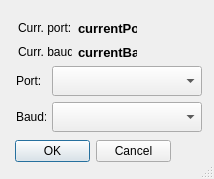
<?xml version="1.0" encoding="UTF-8"?>
<ui version="4.0">
 <class>dialog</class>
 <widget class="QDialog" name="dialog">
  <property name="windowModality">
   <enum>Qt::ApplicationModal</enum>
  </property>
  <property name="geometry">
   <rect>
    <x>0</x>
    <y>0</y>
    <width>214</width>
    <height>179</height>
   </rect>
  </property>
  <property name="minimumSize">
   <size>
    <width>214</width>
    <height>179</height>
   </size>
  </property>
  <property name="maximumSize">
   <size>
    <width>214</width>
    <height>179</height>
   </size>
  </property>
  <property name="windowTitle">
   <string>Dialog</string>
  </property>
  <property name="sizeGripEnabled">
   <bool>true</bool>
  </property>
  <property name="modal">
   <bool>true</bool>
  </property>
  <widget class="QDialogButtonBox" name="buttonBox">
   <property name="geometry">
    <rect>
     <x>15</x>
     <y>140</y>
     <width>156</width>
     <height>23</height>
    </rect>
   </property>
   <property name="minimumSize">
    <size>
     <width>156</width>
     <height>23</height>
    </size>
   </property>
   <property name="maximumSize">
    <size>
     <width>156</width>
     <height>23</height>
    </size>
   </property>
   <property name="standardButtons">
    <set>QDialogButtonBox::Cancel|QDialogButtonBox::Ok</set>
   </property>
  </widget>
  <widget class="QLabel" name="currentPort">
   <property name="geometry">
    <rect>
     <x>78</x>
     <y>19</y>
     <width>59</width>
     <height>18</height>
    </rect>
   </property>
   <property name="minimumSize">
    <size>
     <width>59</width>
     <height>18</height>
    </size>
   </property>
   <property name="maximumSize">
    <size>
     <width>59</width>
     <height>13</height>
    </size>
   </property>
   <property name="font">
    <font>
     <pointsize>10</pointsize>
     <weight>75</weight>
     <bold>true</bold>
    </font>
   </property>
   <property name="text">
    <string>currentPort</string>
   </property>
  </widget>
  <widget class="QLabel" name="label">
   <property name="geometry">
    <rect>
     <x>16</x>
     <y>66</y>
     <width>30</width>
     <height>30</height>
    </rect>
   </property>
   <property name="minimumSize">
    <size>
     <width>30</width>
     <height>30</height>
    </size>
   </property>
   <property name="maximumSize">
    <size>
     <width>30</width>
     <height>20</height>
    </size>
   </property>
   <property name="text">
    <string>Port:</string>
   </property>
  </widget>
  <widget class="QComboBox" name="portBox">
   <property name="geometry">
    <rect>
     <x>52</x>
     <y>66</y>
     <width>150</width>
     <height>30</height>
    </rect>
   </property>
   <property name="sizePolicy">
    <sizepolicy hsizetype="Fixed" vsizetype="Fixed">
     <horstretch>0</horstretch>
     <verstretch>0</verstretch>
    </sizepolicy>
   </property>
   <property name="minimumSize">
    <size>
     <width>150</width>
     <height>30</height>
    </size>
   </property>
   <property name="maximumSize">
    <size>
     <width>141</width>
     <height>20</height>
    </size>
   </property>
  </widget>
  <widget class="QLabel" name="label_2">
   <property name="geometry">
    <rect>
     <x>16</x>
     <y>102</y>
     <width>30</width>
     <height>30</height>
    </rect>
   </property>
   <property name="minimumSize">
    <size>
     <width>30</width>
     <height>30</height>
    </size>
   </property>
   <property name="maximumSize">
    <size>
     <width>30</width>
     <height>20</height>
    </size>
   </property>
   <property name="text">
    <string>Baud:</string>
   </property>
  </widget>
  <widget class="QComboBox" name="baudBox">
   <property name="geometry">
    <rect>
     <x>52</x>
     <y>102</y>
     <width>150</width>
     <height>30</height>
    </rect>
   </property>
   <property name="sizePolicy">
    <sizepolicy hsizetype="Fixed" vsizetype="Fixed">
     <horstretch>0</horstretch>
     <verstretch>0</verstretch>
    </sizepolicy>
   </property>
   <property name="minimumSize">
    <size>
     <width>150</width>
     <height>30</height>
    </size>
   </property>
   <property name="maximumSize">
    <size>
     <width>141</width>
     <height>20</height>
    </size>
   </property>
  </widget>
  <widget class="QLabel" name="label_3">
   <property name="geometry">
    <rect>
     <x>18</x>
     <y>19</y>
     <width>54</width>
     <height>18</height>
    </rect>
   </property>
   <property name="minimumSize">
    <size>
     <width>54</width>
     <height>18</height>
    </size>
   </property>
   <property name="maximumSize">
    <size>
     <width>54</width>
     <height>13</height>
    </size>
   </property>
   <property name="styleSheet">
    <string notr="true">font: 75 8pt &quot;MS Shell Dlg 2&quot;;</string>
   </property>
   <property name="text">
    <string>Curr. port:</string>
   </property>
  </widget>
  <widget class="QLabel" name="label_4">
   <property name="geometry">
    <rect>
     <x>18</x>
     <y>43</y>
     <width>54</width>
     <height>18</height>
    </rect>
   </property>
   <property name="minimumSize">
    <size>
     <width>54</width>
     <height>18</height>
    </size>
   </property>
   <property name="maximumSize">
    <size>
     <width>54</width>
     <height>13</height>
    </size>
   </property>
   <property name="text">
    <string>Curr. baud:</string>
   </property>
  </widget>
  <widget class="QLabel" name="currentBaud">
   <property name="geometry">
    <rect>
     <x>78</x>
     <y>43</y>
     <width>59</width>
     <height>18</height>
    </rect>
   </property>
   <property name="minimumSize">
    <size>
     <width>59</width>
     <height>18</height>
    </size>
   </property>
   <property name="maximumSize">
    <size>
     <width>59</width>
     <height>13</height>
    </size>
   </property>
   <property name="font">
    <font>
     <pointsize>10</pointsize>
     <weight>75</weight>
     <bold>true</bold>
    </font>
   </property>
   <property name="text">
    <string>currentBaud</string>
   </property>
  </widget>
 </widget>
 <resources/>
 <connections/>
</ui>
